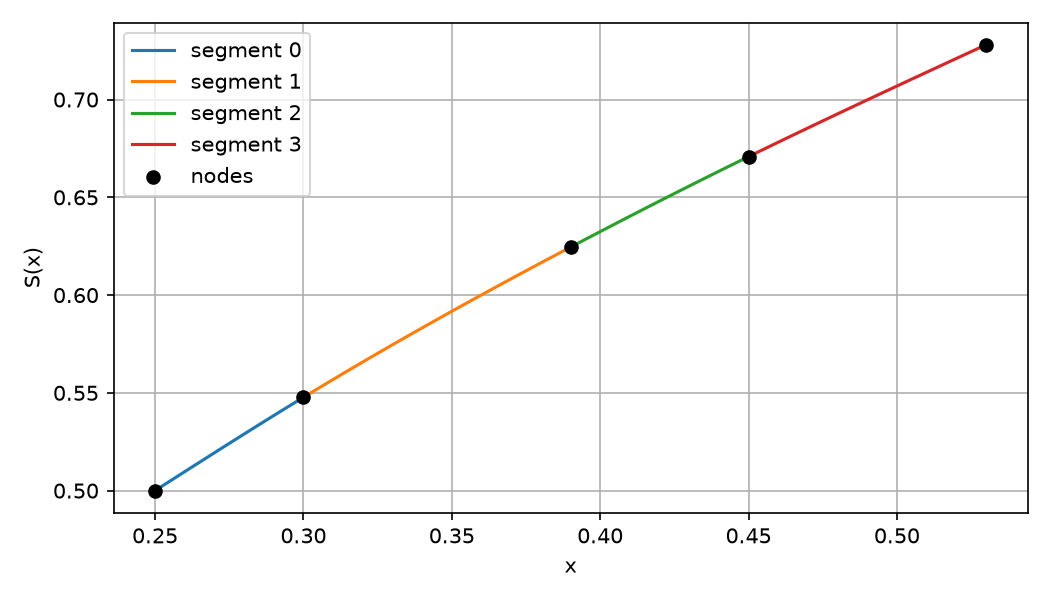

Write Python code to recreate this figure.
"""教材第 24 题（2）：自然三次样条。

助手仅准备导入、输入路径和步骤提示；读取与核心计算由学习者逐步填写。
"""

from pathlib import Path

import numpy as np

import matplotlib.pyplot as plt


path = Path(__file__).parent / "data" / "nodes.csv"

# 第一步：用 np.loadtxt 读取 CSV 的数值部分，命名为 data。
# 提取第 0 列为 x、第 1 列为 y，打印数据和三个数组的形状。

# 第二步：由相邻节点计算 h 和 k，并与手算结果对照。

# 后续：组装 A、rhs → 求 M → 计算 b、c、d → 分段求值、绘图、检查。

data = np.loadtxt(path, delimiter = ",",skiprows = 1)

x,y = data[:,0],data[:,1]
print("x:",x)
print("y:",y)
print("data.shape:",data.shape," x.shape:",x.shape," y.shape:",y.shape)


#考虑用切片一次计算所有区间
h = x[1:] - x[:-1]

k = (y[1:]-y[:-1])/h
print("h:", h)
print("k:", k)
print("h.shape:", h.shape, "k.shape:", k.shape)
A = np.array([
    [2 * (h[0] + h[1]), h[1], 0],
    [h[1], 2 * (h[1] + h[2]), h[2]],
    [0, h[2], 2 * (h[2] + h[3])]
])


rhs = 6*(np.array(k[1:]-k[:-1]))

print("A:")
print(A)
print("rhs:", rhs)
print("A.shape:", A.shape, "rhs.shape:", rhs.shape)


#求解A@M_inner = rhs
M_inner = np.linalg.solve(A,rhs)
print("内部节点的二阶导数:", M_inner)

M = np.zeros(len(x))
M[1:-1] = M_inner
b = k - h * (2 * M[:-1] + M[1:]) / 6

c = M[:-1]/2
d = (M[1:]-M[:-1])/(6*h)

print("b:", b)
print("c:", c)
print("d:", d)

x_query = 0.275
i = 0                   # 位于第 0 段：[0.25, 0.30]
t = x_query - x[i]

s_value = y[i] + b[i] * t + c[i] * t**2 + d[i] * t**3

print("查询点:", x_query)
print("样条值:", s_value)


#画图
plt.figure(figsize=(7, 4))

for i in range(len(h)):
    # 在第 i 段内取 100 个查询点
    xs = np.linspace(x[i], x[i + 1], 100)
    t = xs - x[i]

    # 与刚才单点求值的公式相同
    ys = y[i] + b[i] * t + c[i] * t**2 + d[i] * t**3

    plt.plot(xs, ys, label=f"segment {i}")

# 标出教材给定的五个节点
plt.scatter(x, y, color="black", zorder=3, label="nodes")

plt.xlabel("x")
plt.ylabel("S(x)")
plt.legend()
plt.grid(True)
plt.tight_layout()

plt.savefig(Path(__file__).parent / "spline.png", dpi=150)
plt.show()
